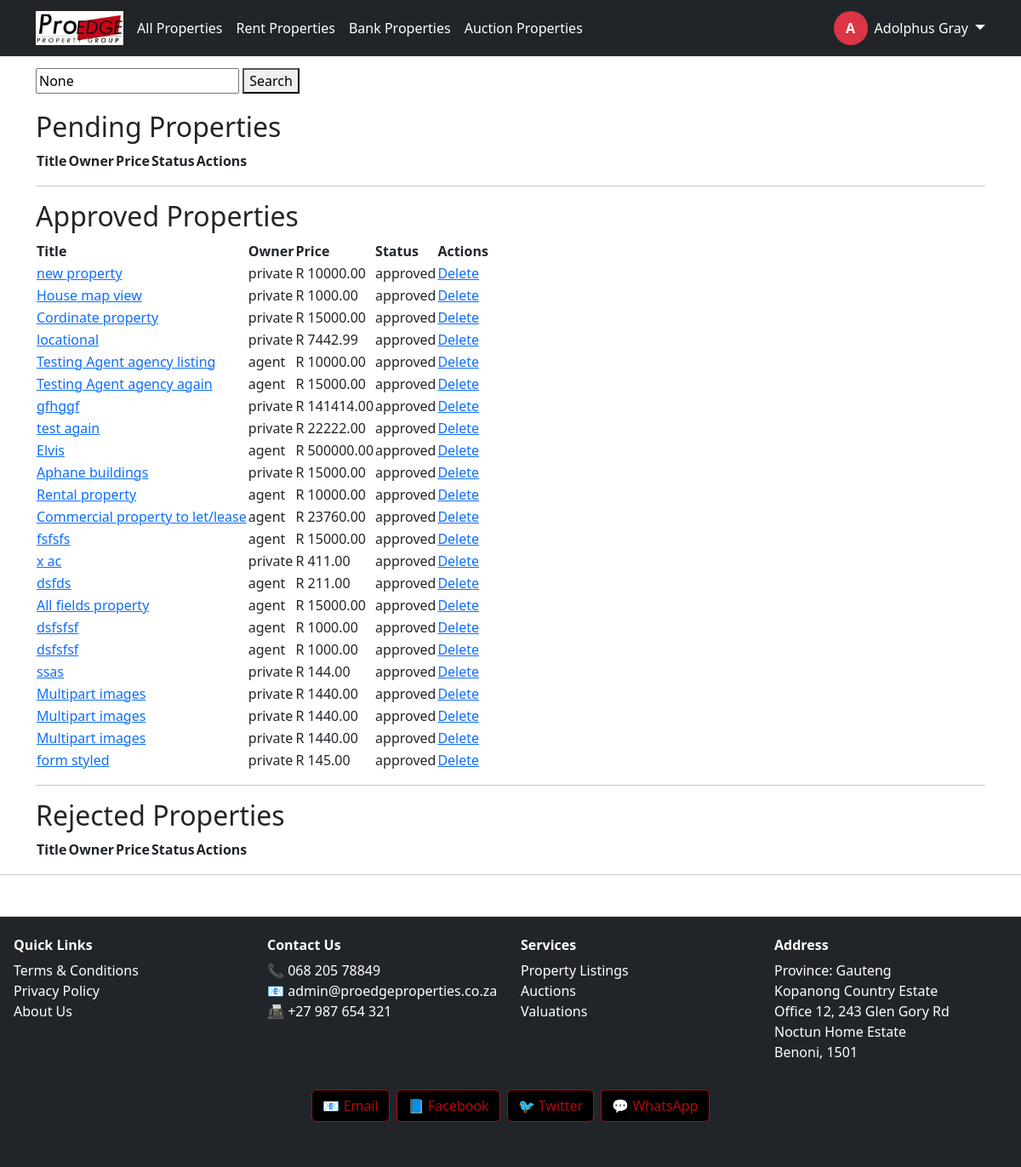
Page /adminpanel/properties/ (signed in) on the committed database.
### proedge/models.py (models this page shows, shortened)
class CustomUser(AbstractUser):
    ROLE_CHOICES = [
        ('buyer', 'Buyer'),
        ('seller', 'Seller'),
        ('tenant', 'Tenant'),
        ('agency', 'Agency'),
        ('landlord', 'Landlord'),
        ('agent', 'Agent'),
        ('bank', 'Bank'),
        ('auctioneer', 'Auctioneer'),
    ]
    role = models.CharField(max_length=20, choices=ROLE_CHOICES)
    email = models.EmailField(unique=True)
    is_email_verified = models.BooleanField(default=False)

### listings/models.py (models this page shows, shortened)
class Property(models.Model):
    PROPERTY_TYPE_CHOICES = [
        ('house', 'House'),
        ('apartment', 'Apartment'),
        ('land', 'Vacant Land'),
        ('commercial', 'Commercial'),
        ('industrial', 'Industrial'),
        ('to let', 'To Let'),
        ('plot', 'Plot'),
    ]
    PROVINCE_CHOICES = [
        ('Eastern Cape', 'Eastern Cape'),
        ('Free State', 'Free State'),
        ('Gauteng', 'Gauteng'),
        ('KwaZulu-Natal', 'KwaZulu-Natal'),
        ('Limpopo', 'Limpopo'),
        ('Mpumalanga', 'Mpumalanga'),
        ('Northern Cape', 'Northern Cape'),
        ('North West', 'North West'),
        ('Western Cape', 'Western Cape'),
    ]
    LISTING_TYPE_CHOICES = [
        ('private', 'Private Seller'),
        ('agent', 'Agent'),
        ('bank', 'Bank Property'),
        ('auction', 'Auction'),
    ]
    STATUS_CHOICES = [
        ('approved', 'Approved'),
        ('pending', 'Pending'),
        ('rejected', 'Rejected'),
        ('sold', 'Sold'),
    ]
    title = models.CharField(max_length=200)
    description = models.TextField()
    price = models.DecimalField(max_digits=12, decimal_places=2)
    location = models.CharField(max_length=255)
    province = models.CharField(max_length=100, choices=PROVINCE_CHOICES)
    area = models.CharField(max_length=100, null=True, blank=True)
    property_type = models.CharField(max_length=20, choices=PROPERTY_TYPE_CHOICES)
    listing_type = models.CharField(max_length=20, choices=LISTING_TYPE_CHOICES, default='')
    status = models.CharField(max_length=20, choices=STATUS_CHOICES)
    latitude = models.DecimalField(max_digits=100, decimal_places=50, null=True, blank=True)
    longitude = models.DecimalField(max_digits=100, decimal_places=50, null=True, blank=True)
    floor_plan = models.FileField(upload_to='floor_plans/', null=True, blank=True)
    number_of_bedrooms = models.PositiveIntegerField(null=True, blank=True)
    number_of_kitchens = models.PositiveIntegerField(null=True, blank=True)
    number_of_bathrooms = models.PositiveIntegerField(null=True, blank=True)
    number_of_garages = models.PositiveIntegerField(null=True, blank=True)
    floor_area_m2 = models.DecimalField(max_digits=10, decimal_places=2, null=True, blank=True)
    erf_size_m2 = models.DecimalField(max_digits=10, decimal_places=2, null=True, blank=True)
    price_per_m2 = models.DecimalField(max_digits=10, decimal_places=2, null=True, blank=True)
    price_per_erf_m2 = models.DecimalField(max_digits=10, decimal_places=2, null=True, blank=True)
    has_parking = models.BooleanField(default=False)
    number_of_parking_slots = models.CharField(max_length=10, blank=True, default="N/A")
    unit_no = models.CharField(max_length=50, null=True, blank=True)
    complex_name = models.CharField(max_length=255, null=True, blank=True)
    erf_no = models.CharField(max_length=50, null=True, blank=True)
    ownership_type = models.CharField(max_length=50, choices=[('freehold', 'Freehold'), ('sectional', 'Sectional Title')], null=True, blank=True)
    township = models.CharField(max_length=255, null=True, blank=True)
    section_number = models.CharField(max_length=50, null=True, blank=True)
    scheme_number = models.CharField(max_length=50, null=True, blank=True)
    scheme_name = models.CharField(max_length=255, null=True, blank=True)
    study = models.BooleanField(default=False)
    lounges = models.PositiveIntegerField(null=True, blank=True)
    dining_rooms = models.PositiveIntegerField(null=True, blank=True)
    laundry = models.BooleanField(default=False)
    patio = models.BooleanField(default=False)
    balcony = models.BooleanField(default=False)
    domestic_accommodation = models.BooleanField(default=False)
    carports = models.BooleanField(default=False)
    flatlet = models.BooleanField(default=False)
    store_room = models.BooleanField(default=False)
    furnished = models.BooleanField(default=False)
    pool = models.BooleanField(default=False)
    security = models.BooleanField(default=False)
    roof = models.BooleanField(default=False)
    garden = models.BooleanField(default=False)
    views = models.BooleanField(default=False)
    walling = models.CharField(max_length=255, null=True, blank=True)
    flooring = models.CharField(max_length=255, null=True, blank=True)
    lease_period = models.CharField(max_length=50, null=True, blank=True)
    occupation_date = models.DateField(null=True, blank=True)
    deposit = models.DecimalField(max_digits=10, decimal_places=2, null=True, blank=True)
    lease_excludes = models.TextField(null=True, blank=True)
    annual_escalation = models.DecimalField(max_digits=5, decimal_places=2, null=True, blank=True)
    gross_rental = models.DecimalField(max_digits=10, decimal_places=2, null=True, blank=True, help_text="R/m²")
    net_rental = models.DecimalField(max_digits=10, decimal_places=2, null=True, blank=True, help_text="R/m²")
    operating_costs = models.DecimalField(max_digits=10, decimal_places=2, null=True, blank=True, help_text="R/m²")
    rates = models.DecimalField(max_digits=10, decimal_places=2, null=True, blank=True, help_text="R/m²")
    levy_amount = models.DecimalField(max_digits=10, decimal_places=2, null=True, blank=True)
    floor_level = models.CharField(max_length=50, null=True, blank=True)
    zoning = models.CharField(max_length=100, null=True, blank=True)
    rates_and_taxes = models.DecimalField(max_digits=10, decimal_places=2, null=True, blank=True)
    municipality = models.CharField(max_length=255, null=True, blank=True)
    mandate_type = models.CharField(max_length=50, null=True, blank=True)
    mandate_start_date = models.DateField(null=True, blank=True)
    mandate_end_date = models.DateField(null=True, blank=True)
    commission_percentage = models.DecimalField(max_digits=5, decimal_places=2, null=True, blank=True)
    commission_value = models.DecimalField(max_digits=12, decimal_places=2, null=True, blank=True)
    seller = models.ForeignKey(settings.AUTH_USER_MODEL, on_delete=models.CASCADE, related_name='properties', null=True, blank=True)
    buyer = models.ForeignKey(settings.AUTH_USER_MODEL, on_delete=models.SET_NULL, null=True, blank=True, related_name='purchased_properties')
    landlord = models.ForeignKey(settings.AUTH_USER_MODEL, on_delete=models.SET_NULL, null=True, blank=True, related_name='rented_properties')
    tenant = models.ForeignKey(settings.AUTH_USER_MODEL, on_delete=models.SET_NULL, null=True, blank=True, related_name='rented_by_properties')
    agent = models.ForeignKey(settings.AUTH_USER_MODEL, on_delete=models.SET_NULL, null=True, blank=True, related_name='listed_properties')
    agents = models.ManyToManyField(settings.AUTH_USER_MODEL, blank=True, related_name='properties_assigned')
    bank = models.ForeignKey(settings.AUTH_USER_MODEL, on_delete=models.SET_NULL, null=True, blank=True, related_name='banked_properties')
    auctioneer = models.ForeignKey(settings.AUTH_USER_MODEL, on_delete=models.SET_NULL, null=True, blank=True, related_name='auctioned_properties')
    agency = models.ForeignKey('Agency', on_delete=models.CASCADE, null=True, blank=True, related_name='properties')
    listed_by_agent = models.ForeignKey("AgentProfile", on_delete=models.SET_NULL, null=True, blank=True)
    created_at = models.DateTimeField(auto_now_add=True)
    class Meta:
        verbose_name_plural = "Properties"

### adminpanel/views.py (the view, shortened to what this page needs)
# urls.py: path('properties/', views.property_list, name='property_list'),
@staff_required
@staff_required
def property_list(request):
    query = request.GET.get('q')
    approved_properties = Property.objects.filter(status='approved')
    pending_properties = Property.objects.filter(status='pending')
    rejected_properties = Property.objects.filter(status='rejected')
    no_results = (
    not approved_properties.exists() and
    not pending_properties.exists() and
    not rejected_properties.exists()
)
    context = {
    'approved_properties': approved_properties,
    'pending_properties': pending_properties,
    'rejected_properties': rejected_properties,
    'query': query,
    'no_results': no_results,
}
    return render(request, 'adminpanel/property_list.html', context)

### adminpanel/templates/adminpanel/property_list.html (shortened to what this page needs)
{% extends 'base.html' %}
{% block content %}
<form method="get" style="margin-bottom: 20px;">
    <input type="text" name="q" placeholder="Search by title or location" value="{{ query }}">
    <button type="submit">Search</button>
</form>
<h2>Pending Properties</h2>
<table>
    <tr>
        <th>Title</th>
        <th>Owner</th>
        <th>Price</th>
        <th>Status</th>
        <th>Actions</th>
    </tr>
</table>
<hr>
<h2>Approved Properties</h2>
<table>
    <tr>
        <th>Title</th>
        <th>Owner</th>
        <th>Price</th>
        <th>Status</th>
        <th>Actions</th>
    </tr>
    {% for prop in approved_properties %}
    {% if prop.status == 'approved' %}
    <tr>
        <td>
            <a href="{% url 'adminpanel:property_detail' prop.id %}">{{ prop.title }}</a>
        </td>
        <td>{{ prop.listing_type }}</td>
        <td>R {{ prop.price }}</td>
        <td>{{ prop.status }}</td>
        <td>
            <a href="{% url 'adminpanel:delete_property' prop.id %}" onclick="return confirm('Delete this property?');">Delete</a>
        </td>
    </tr>
    {% endif %}
    {% endfor %}
</table>
<hr>
<h2>Rejected Properties</h2>
<table>
    <tr>
        <th>Title</th>
        <th>Owner</th>
        <th>Price</th>
        <th>Status</th>
        <th>Actions</th>
    </tr>
</table>
{% endblock %}

### proedge/templates/base.html (shortened to what this page needs)
{% load static %}
<!DOCTYPE html>
<html lang="en">
<head>
     <link rel="stylesheet" href="https://unpkg.com/leaflet@1.9.5/dist/leaflet.css"
/>
    <link href="https://cdn.jsdelivr.net/npm/bootstrap@5.3.0/dist/css/bootstrap.min.css" rel="stylesheet">
    <link rel="stylesheet" href="https://cdnjs.cloudflare.com/ajax/libs/font-awesome/6.4.0/css/all.min.css">
    <link rel="stylesheet" href="{% static 'proedge/css/style.css' %}">
    <link rel="stylesheet" href="https://cdn.jsdelivr.net/npm/lightgallery@2.7.1/css/lightgallery.min.css">
    <link rel="stylesheet" href="https://unpkg.com/leaflet/dist/leaflet.css" />
    <link rel="stylesheet" href="https://unpkg.com/leaflet@1.9.5/dist/leaflet.css"
/>
<link rel="stylesheet" href="https://cdn.jsdelivr.net/npm/lightgallery@2.7.1/css/lightgallery-bundle.min.css" />
<link rel="stylesheet" href="https://cdn.jsdelivr.net/npm/lightgallery@2.7.1/plugins/thumbnail/lg-thumbnail.min.css">
<link rel="stylesheet" href="https://cdn.jsdelivr.net/npm/lightgallery@2.7.1/plugins/zoom/lg-zoom.min.css">
<link rel="stylesheet" href="https://cdn.jsdelivr.net/npm/lightgallery@2.7.1/plugins/fullscreen/lg-fullscreen.min.css">
<link rel="stylesheet" href="https://cdn.jsdelivr.net/npm/lightgallery@2.7.1/plugins/share/lg-share.min.css">
<link rel="stylesheet" href="https://cdn.jsdelivr.net/npm/lightgallery@2.7.1/plugins/pager/lg-pager.min.css">
</head>
<body>
<nav class="navbar navbar-expand-lg navbar-dark bg-dark fixed-top shadow-sm">
  <div class="container">
    <a class="navbar-brand fw-bold me-1" href="/">
      <img src="{% static 'images/logo.png' %}" alt="ProEdge Logo" style="height: 40px;">
    </a>
    <div class="collapse navbar-collapse" id="navbarMain">
      <ul class="navbar-nav me-auto mb-2 mb-lg-0 flex-wrap justify-content-start">
        <li class="nav-item flex-fill flex-lg-auto mb-1 mb-lg-0">
          <a class="nav-link btn btn-outline-danger text-white w-100 text-center mx-1 px-1 {% if request.path == '/' or request.path == '/properties/' %}active{% endif %}" href="{% url 'property_list' %}">All Properties</a>
        </li>
        <li class="nav-item flex-fill flex-lg-auto mb-1 mb-lg-0">
          <a class="nav-link btn btn-outline-danger text-white w-100 text-center mx-1 px-1 {% if request.path == '/rent/' %}active{% endif %}" href="{% url 'property_list' %}">Rent Properties</a>
        </li>
        <li class="nav-item flex-fill flex-lg-auto mb-1 mb-lg-0">
          <a class="nav-link btn btn-outline-danger text-white w-100 text-center mx-1 px-1 {% if request.path == '/bank/' %}active{% endif %}" href="{% url 'property_list' %}">Bank Properties</a>
        </li>
        <li class="nav-item flex-fill flex-lg-auto mb-1 mb-lg-0">
          <a class="nav-link btn btn-outline-danger text-white w-100 text-center mx-1 px-1 {% if request.path == '/auctions/' %}active{% endif %}" href="{% url 'property_list' %}">Auction Properties</a>
        </li>
      </ul>
      <div class="d-flex flex-wrap align-items-center mt-2 mt-lg-0">
        {% if user.is_authenticated %}
          <div class="dropdown d-flex align-items-center">
            <a class="d-flex align-items-center text-decoration-none text-white me-2" href="{% url 'dashboard_redirect' %}">
              <div class="rounded-circle bg-danger text-white d-flex justify-content-center align-items-center fw-bold" style="width: 40px; height: 40px;">
                {{ user.get_full_name|default:user.username|slice:":1"|upper }}
              </div>
              <span class="ms-2 d-none d-lg-inline">{{ user.get_full_name|default:user.username }}</span>
            </a>
            <a class="dropdown-toggle text-white fs-5 ms-auto" href="#" id="userDropdown" data-bs-toggle="dropdown" aria-expanded="false"></a>
          </div>
        {% else %}
          <div class="d-flex flex-wrap gap-1">
            <a class="btn btn-outline-danger text-white px-2 fw-semibold" href="{% url 'login' %}">Login</a>
            <a class="btn btn-danger px-2 fw-semibold" href="{% url 'register' %}">Register</a>
          </div>
        {% endif %}
      </div>
    </div>
  </div>
</nav>
<main class="container mt-4">
  {% block content %}{% endblock %}
</main>
<hr>
<footer class="bg-dark text-white mt-5 pt-4 pb-3 border-top">
  <div class="container-fluid px-2">
    <div class="row">
      <div class="col-6 col-md-3 mb-3 text-center text-md-start">
        <h6 class="fw-bold mb-2">Quick Links</h6>
        <ul class="list-unstyled">
          <li><a href="#" class="text-white text-decoration-none">Terms & Conditions</a></li>
          <li><a href="#" class="text-white text-decoration-none">Privacy Policy</a></li>
          <li><a href="#" class="text-white text-decoration-none">About Us</a></li>
        </ul>
      </div>
      <div class="col-6 col-md-3 mb-3 text-center text-md-start">
        <h6 class="fw-bold mb-2">Contact Us</h6>
        <ul class="list-unstyled">
          <li>📞 068 205 78849</li>
          <li>📧 <a href="mailto:admin@proedgeproperties.co.za" class="text-white text-decoration-none">admin@proedgeproperties.co.za</a></li>
          <li>📠 +27 987 654 321</li>
        </ul>
      </div>
      <div class="col-6 col-md-3 mb-3 text-center text-md-start">
        <h6 class="fw-bold mb-2">Services</h6>
        <ul class="list-unstyled">
          <li><a href="#" class="text-white text-decoration-none">Property Listings</a></li>
          <li><a href="#" class="text-white text-decoration-none">Auctions</a></li>
          <li><a href="#" class="text-white text-decoration-none">Valuations</a></li>
        </ul>
      </div>
      <div class="col-6 col-md-3 mb-3 text-center text-md-start">
        <h6 class="fw-bold mb-2">Address</h6>
        <ul class="list-unstyled">
          <li>Province: Gauteng</li>
          <li>Kopanong Country Estate</li>
          <li>Office 12, 243 Glen Gory Rd</li>
          <li>Noctun Home Estate</li>
          <li>Benoni, 1501</li>
        </ul>
      </div>
    </div>
    <div class="d-flex justify-content-center flex-wrap gap-2 mb-3">
      <a href="mailto:info@youthportal.com" class="social-btn">📧 Email</a>
      <a href="https://facebook.com" target="_blank" class="social-btn">📘 Facebook</a>
      <a href="https://twitter.com" target="_blank" class="social-btn">🐦 Twitter</a>
      <a href="https://wa.me/1234567890" target="_blank" class="social-btn">💬 WhatsApp</a>
    </div>
    <div class="text-center text-muted small">&copy; {{ now|date:"Y" }} ProEdge Property Group | Version 0.1</div>
  </div>
</footer>
</body>
</html>

### rows in the picture
CustomUser: get_full_name "A", get_full_name "Adolphus Gray"
Property: title "new property", listing_type "private", price "10000.00", status "approved"
Property: title "House map view", listing_type "private", price "1000.00", status "approved"
Property: title "Cordinate property", listing_type "private", price "15000.00", status "approved"
Property: title "locational", listing_type "private", price "7442.99", status "approved"
Property: title "Testing Agent agency listing", listing_type "agent", price "10000.00", status "approved"
Property: title "Testing Agent agency again", listing_type "agent", price "15000.00", status "approved"
Property: title "gfhggf", listing_type "private", price "141414.00", status "approved"
Property: title "test again", listing_type "private", price "22222.00", status "approved"
Property: title "Elvis", listing_type "agent", price "500000.00", status "approved"
Property: title "Aphane buildings", listing_type "private", price "15000.00", status "approved"
Property: title "Rental property", listing_type "agent", price "10000.00", status "approved"
Property: title "Commercial property to let/lease", listing_type "agent", price "23760.00", status "approved"
Property: title "fsfsfs", listing_type "agent", price "15000.00", status "approved"
Property: title "x ac", listing_type "private", price "411.00", status "approved"
Property: title "dsfds", listing_type "agent", price "211.00", status "approved"
Property: title "All fields property", listing_type "agent", price "15000.00", status "approved"
Property: title "dsfsfsf", listing_type "agent", price "1000.00", status "approved"
Property: title "dsfsfsf", listing_type "agent", price "1000.00", status "approved"
Property: title "ssas", listing_type "private", price "144.00", status "approved"
Property: title "Multipart images", listing_type "private", price "1440.00", status "approved"
Property: title "Multipart images", listing_type "private", price "1440.00", status "approved"
Property: title "Multipart images", listing_type "private", price "1440.00", status "approved"
Property: title "form styled", listing_type "private", price "145.00", status "approved"
